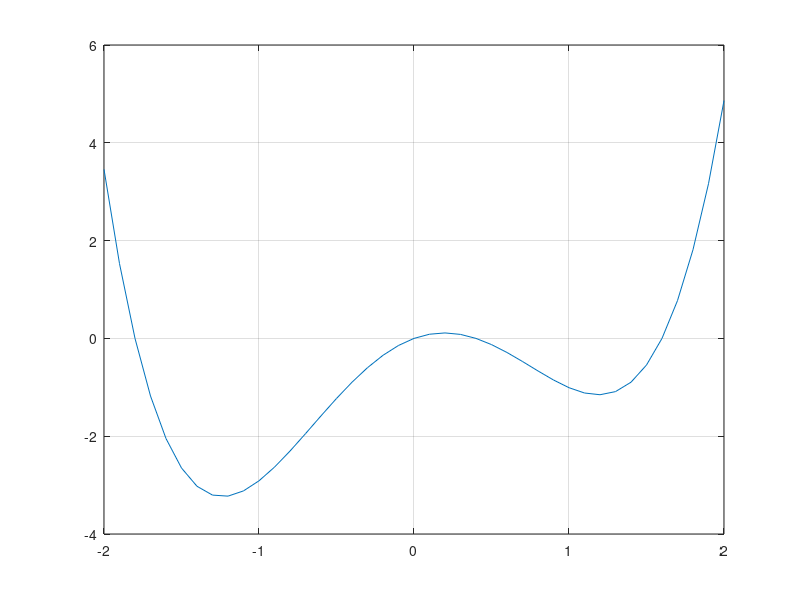

The MATLAB script that drew this image:
% Practice 6 정서진(2024112396)

%% %%%%%%%%%%%%%%%%%%%%%%%%%%%%%%%%%%%
disp('[Prob 1]')
disp('1 - (1)')
f1 = [3 15 0 -10 -3 15 -40];
f2 = [3 0 -2 -6];

f1Val = polyval(f1,0.5);
f2Val = polyval(f2,0.5);
fprintf('f1(0.5) = %.4f\n', f1Val)
fprintf('f2(0.5) = %.4f\n', f2Val)

disp('1 - (2)')
f3 = conv(f1,f2);
f3Val = polyval(f3, 0.5);
disp(f3Val - f1Val*f2Val)

disp('1 - (3)')
[q,r] = deconv(f1,f2);
disp(f1 - (conv(q,f2)+r))
%Ans. f4 = q + r/f2

disp('1 - (4)')
[n,d] = polyder(f1,f2);
derVal1 = polyval(n,1)/polyval(d,1);
fprintf('derVal1 = %.4f\n',derVal1)

disp('1 - (5)')
dq = polyder(q);
[dr, df2] = polyder(r,f2);
derVal2 = polyval(dq,1) + polyval(dr,1)/polyval(df2,1);
fprintf('derVal2 = %.4f\n\n',derVal2)

pause;
%% %%%%%%%%%%%%%%%%%%%%%%%%%%%%%%%%%%%
disp('[Prob 2]')
disp('2 - (1)')

xi = [0 1 2 3];
yi = [1 2.3 2.8 3.4];

p2 = polyfit(xi,yi,2);

a = p2(1);
b = p2(2);
c = p2(3);

yj = polyval(p2,1.5);

fprintf('yj = %.4f\n',yj)

disp('2 - (2)')

xk = 1.5;
ykLin = interp1(xi, yi,xk,'linear');
ykSpl = interp1(xi, yi,xk,'spline');
ykPch = interp1(xi, yi,xk,'pchip');

fprintf('Linear = %.4f\n',ykLin)
fprintf('Spline = %.4f\n',ykSpl)
fprintf('Pchip = %.4f\n\n',ykPch)

pause;
%% %%%%%%%%%%%%%%%%%%%%%%%%%%%%%%%%%%%
disp('[Prob 3]')

m = 1000;
k = 5*10^6;
alp = k/(4*m*pi^2);

p1 = [-1 0 alp];
p2 = [-1 0 alp*2];
p3 = [alp^2 0 -2*alp^3];

p4 = conv(p2,p2) + [0 0 0 0 -alp^2];
p5 = conv(p1,p4);
p6 = p5 + [0 0 0 0 p3];

NatFreq = roots(p6);
NatFreq_logic = NatFreq(NatFreq>0);
fprintf('NatFreq = %.4f\n\n',NatFreq_logic);

pause;
%% %%%%%%%%%%%%%%%%%%%%%%%%%%%%%%%%%%%
disp('[Prob 4]')

p1 = [1 0];
p2 = [1 1.8];
p3 = [1 -0.4];
p4 = [1 -1.6];

p5 = conv(p1,p2);
p6 = conv(p3,p4);
p = conv(p5,p6);

x = -2:0.1:2;
y = polyval(p,x);
plot(x,y)
grid on;

pause;
close all;
